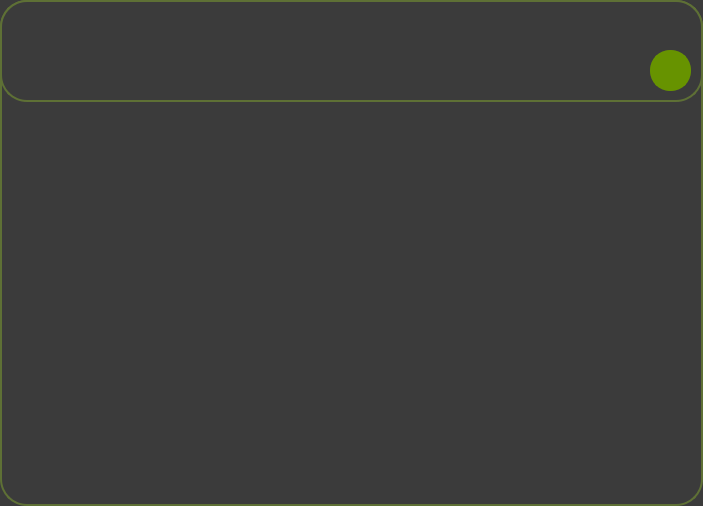
<?xml version="1.0" encoding="UTF-8"?>
<ui version="4.0">
 <class>message</class>
 <widget class="QWidget" name="message">
  <property name="geometry">
   <rect>
    <x>0</x>
    <y>0</y>
    <width>703</width>
    <height>506</height>
   </rect>
  </property>
  <property name="windowTitle">
   <string>Form</string>
  </property>
  <property name="styleSheet">
   <string notr="true">
    border: 2px solid rgb(94, 112, 53); 
    color: rgb(59, 59, 59);
    border-radius: 27px;
	background-color: rgb(59, 59, 59);</string>
  </property>
  <widget class="QFrame" name="frame">
   <property name="geometry">
    <rect>
     <x>0</x>
     <y>0</y>
     <width>703</width>
     <height>102</height>
    </rect>
   </property>
   <property name="frameShape">
    <enum>QFrame::Shape::StyledPanel</enum>
   </property>
   <property name="frameShadow">
    <enum>QFrame::Shadow::Raised</enum>
   </property>
   <widget class="QPushButton" name="send_msg">
    <property name="geometry">
     <rect>
      <x>650</x>
      <y>50</y>
      <width>41</width>
      <height>41</height>
     </rect>
    </property>
    <property name="styleSheet">
     <string notr="true">border-radius: 20px;
background-color: rgb(103, 147, 0);
border-color: rgb(103, 147, 0);</string>
    </property>
    <property name="text">
     <string/>
    </property>
   </widget>
   <widget class="QFrame" name="iconplace">
    <property name="geometry">
     <rect>
      <x>20</x>
      <y>4</y>
      <width>621</width>
      <height>95</height>
     </rect>
    </property>
    <property name="minimumSize">
     <size>
      <width>0</width>
      <height>80</height>
     </size>
    </property>
    <property name="styleSheet">
     <string notr="true">border: none;
background-color: rgba(255, 255, 255,0);</string>
    </property>
    <property name="frameShape">
     <enum>QFrame::Shape::StyledPanel</enum>
    </property>
    <property name="frameShadow">
     <enum>QFrame::Shadow::Raised</enum>
    </property>
   </widget>
  </widget>
 </widget>
 <resources/>
 <connections/>
</ui>
